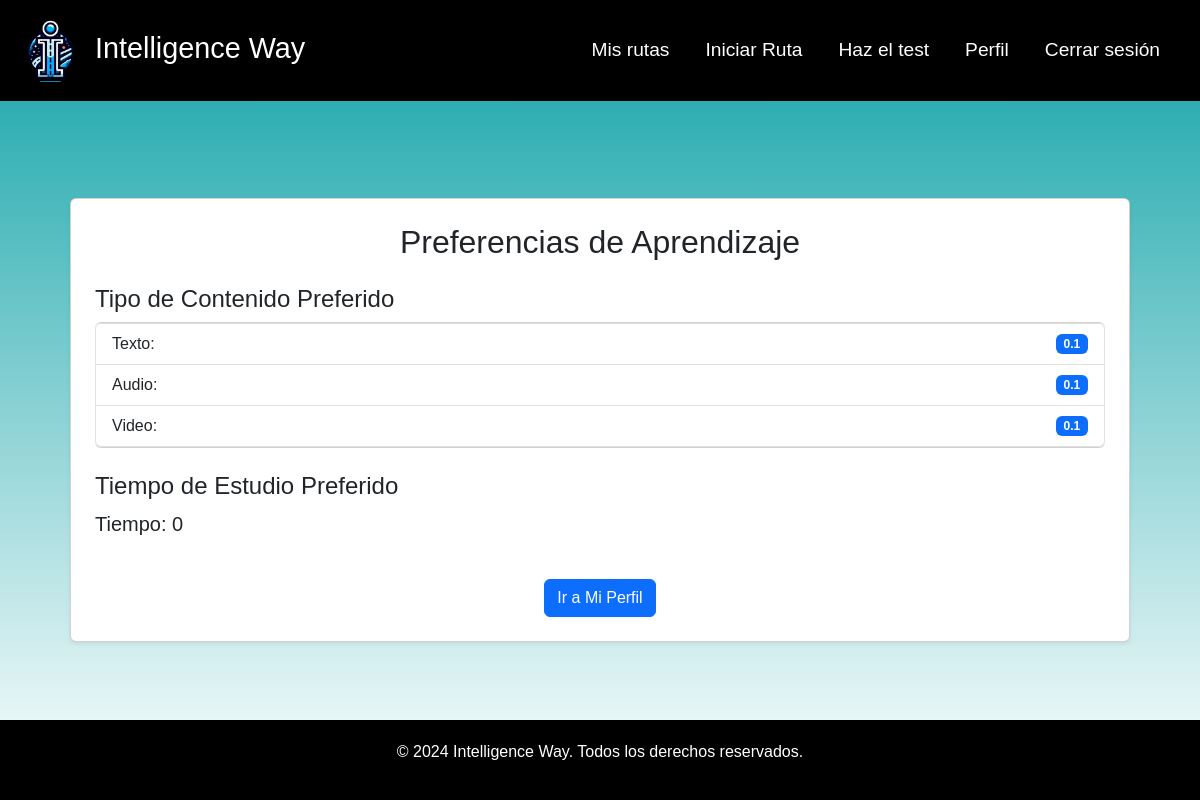
The page /preferences/calculo-preferencias/ (signed in) on the database its author committed.
### user/models.py (models this page shows, shortened)
class User(AbstractBaseUser, PermissionsMixin):
    ROLES = [
        ('admin', 'Admin'),
        ('usuario', 'Usuario')
    ]
    nombre = models.CharField(max_length=100)
    apellido = models.CharField(max_length=100)
    email = models.EmailField(unique=True)
    tiempo = models.IntegerField(default=1)
    content = models.FloatField(default=1)
    is_active = models.BooleanField(default=True)
    is_staff = models.BooleanField(default=False)
    preferenciaAudio = models.IntegerField(null=True)
    preferenciaVideo = models.IntegerField(null=True)
    preferenciaTexto = models.IntegerField(null=True)
    tiempoAprendizaje = models.IntegerField(null=True)
    objects = MyUserManager()
    USERNAME_FIELD = 'email'
    REQUIRED_FIELDS = ['nombre', 'apellido']

### preferences/views.py (the view)
# urls.py: path('calculo-preferencias/', views.CalculoPreferenciasView.as_view(), name='calculo_preferencias'),
class CalculoPreferenciasView(TemplateView):
    template_name = 'calculo_preferencias.html'  # Change the name according to your structure
    def get_context_data(self, **kwargs):
        context = super().get_context_data(**kwargs)
        usuario = self.request.user
        modelo_usuario = get_object_or_404(ModeloAprendizajeUsuario, usuario=usuario)
        preferencias_contenido = PreferenciasContenido(modelo_usuario)
        preferencias_tiempo = PreferenciasTiempo(modelo_usuario)
        usuario.preferenciaAudio = preferencias_contenido[1]  # Audio
        usuario.preferenciaVideo = preferencias_contenido[2]  # Video
        usuario.preferenciaTexto = preferencias_contenido[0]   # Text
        usuario.tiempoAprendizaje = preferencias_tiempo     # Learning time
        usuario.save()  # Save changes to the user
        context['preferencias_contenido'] = preferencias_contenido
        context['preferencias_tiempo'] = preferencias_tiempo
        return context

### route/algoritmo.py (called while the page is built)
def ValoracionTipoContenido(val1, val2):
    vfinal = None
    if val1 > val2:
        val2 = (val2 * 10) / 100
        vfinal = val2 * val1
    else:
        val1 = (val1 * 10) / 100
        vfinal = val1 * val2
    return vfinal

def ValoracionTiempoEstudio(TiempoEstudio1, TiempoEstudio2):
    vfinal = None
    dist_valores = abs(TiempoEstudio1 - TiempoEstudio2)
    if TiempoEstudio1 > TiempoEstudio2:
        TiempoEstudio1 = TiempoEstudio1 - 1
    else:
        TiempoEstudio2 = TiempoEstudio2 - 1
    vfinal = ((TiempoEstudio2 + TiempoEstudio1) / 2) - (dist_valores * 0.2)
    return math.floor(vfinal)

def PreferenciasContenido(obj):
    texto = ValoracionTipoContenido(obj.q1, obj.q5)
    audio = ValoracionTipoContenido(obj.q2, obj.q6)
    video = ValoracionTipoContenido(obj.q3, obj.q7)
    values = [texto, audio, video]
    return values

def PreferenciasTiempo(obj):
    tiempo = ValoracionTiempoEstudio(obj.q4, obj.q8)
    return tiempo

### preferences/templates/calculo_preferencias.html
{% extends "base.html" %}
{% block content %}
    <div class="container mt-5">
        <div class="card shadow-sm p-4">
            <h2 class="mb-4 text-center">Preferencias de Aprendizaje</h2>
            <h4>Tipo de Contenido Preferido</h4>
            <ul class="list-group">
                <li class="list-group-item d-flex justify-content-between align-items-center">
                    Texto: <span class="badge bg-primary">{{ preferencias_contenido.0 }}</span>
                </li>
                <li class="list-group-item d-flex justify-content-between align-items-center">
                    Audio: <span class="badge bg-primary">{{ preferencias_contenido.1 }}</span>
                </li>
                <li class="list-group-item d-flex justify-content-between align-items-center">
                    Video: <span class="badge bg-primary">{{ preferencias_contenido.2 }}</span>
                </li>
            </ul>
            <h4 class="mt-4">Tiempo de Estudio Preferido</h4>
            <p class="lead">Tiempo: <strong>{{ preferencias_tiempo }}</strong></p>
            <div class="text-center mt-4">
                <a href="{% url 'profile' %}" class="btn btn-primary">Ir a Mi Perfil</a>
            </div>
        </div>
    </div>
{% endblock %}

### IntelligenceWay/static/css/styles.css (style rules this page uses)
body { font-family: Arial, sans-serif; margin: 0; color: #2B2D42; background: linear-gradient(to bottom, rgb(15, 162, 167), rgba(255, 255, 255, 0.712)); height: 100vh; margin: 0; }
.container { width: 100%; height: 100%; padding: 20px; }

### rows shown on the page
User: preferenciaTexto "0.1", preferenciaAudio "0.1", preferenciaVideo "0.1"

### other values the page prints
{{ preferencias_tiempo }} "0"
